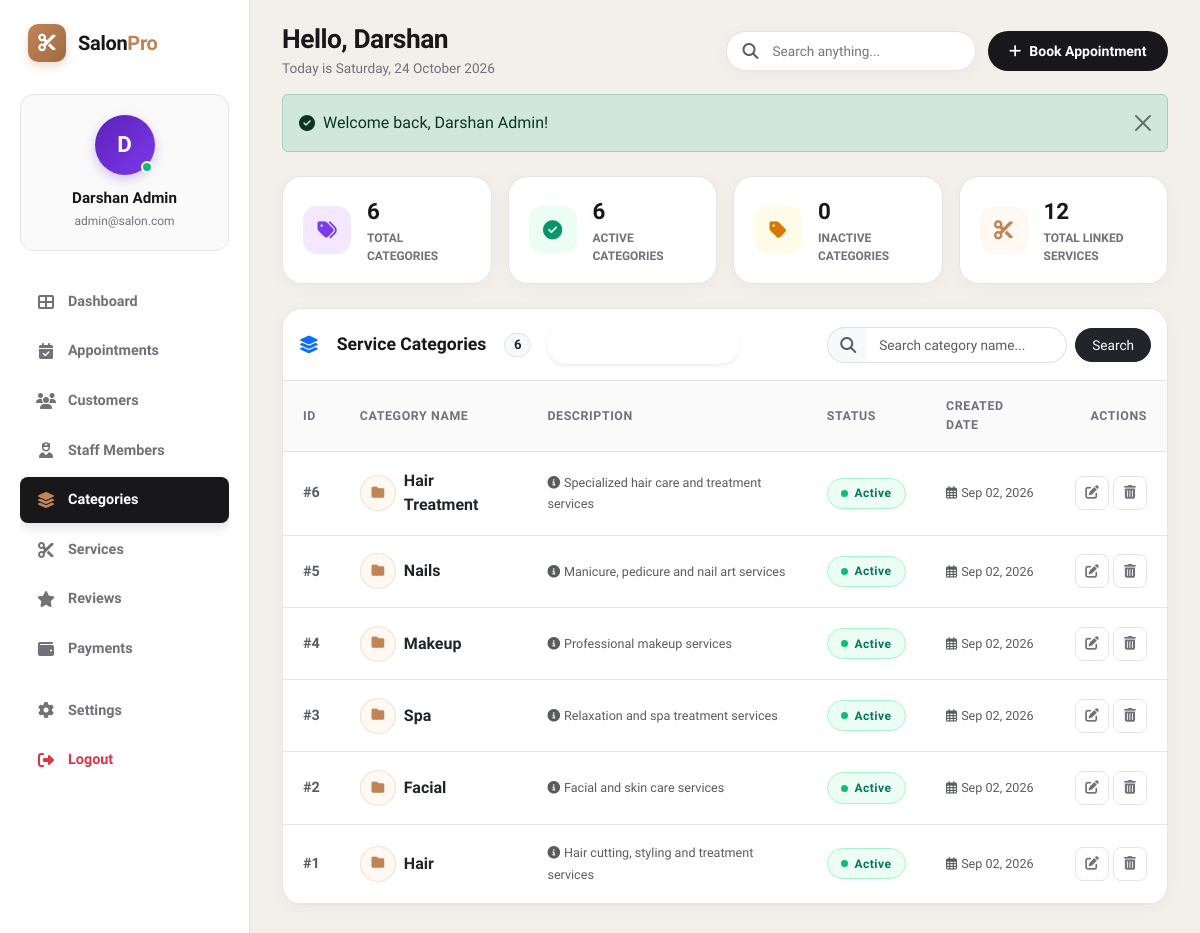
The app's page /admin/categories.php (signed in) with its own data.
### tables this page shows
CREATE TABLE `service_categories` (
  `category_id` int(10) UNSIGNED NOT NULL,
  `category_name` varchar(100) NOT NULL,
  `description` text DEFAULT NULL,
  `status` enum('active','inactive') NOT NULL DEFAULT 'active',
  `created_at` timestamp NOT NULL DEFAULT current_timestamp(),
  `updated_at` timestamp NOT NULL DEFAULT current_timestamp() ON UPDATE current_timestamp()
);

### includes/auth.php (called while the page is built, shortened)
<?php
require_once __DIR__ . '/db.php';
require_once __DIR__ . '/flash.php';
$admin_id = (int)$_SESSION['admin_id'];
$sql = "SELECT admin_id, name, email, status, created_at FROM admins WHERE admin_id = $admin_id AND status = 'active' LIMIT 1";
$result = mysqli_query($conn, $sql);
if ($result && mysqli_num_rows($result) > 0) {
    $current_admin = mysqli_fetch_assoc($result);
}
?>

### admin/categories.php (the view, shortened to what this page needs)
<?php
require_once __DIR__ . '/../includes/db.php';
require_once __DIR__ . '/../includes/auth.php';
require_once __DIR__ . '/../includes/flash.php';
$current_page = "categories";
$stat_tot_cat = mysqli_query($conn, "SELECT COUNT(*) AS total FROM service_categories");
$total_cat_count = ($stat_tot_cat && $r = mysqli_fetch_assoc($stat_tot_cat)) ? (int)$r['total'] : 0;
$stat_act_cat = mysqli_query($conn, "SELECT COUNT(*) AS total FROM service_categories WHERE status = 'active'");
$active_cat_count = ($stat_act_cat && $r = mysqli_fetch_assoc($stat_act_cat)) ? (int)$r['total'] : 0;
$stat_inact_cat = mysqli_query($conn, "SELECT COUNT(*) AS total FROM service_categories WHERE status = 'inactive'");
$inactive_cat_count = ($stat_inact_cat && $r = mysqli_fetch_assoc($stat_inact_cat)) ? (int)$r['total'] : 0;
$stat_linked_srv = mysqli_query($conn, "SELECT COUNT(*) AS total FROM services WHERE status = 'active'");
$total_linked_services = ($stat_linked_srv && $r = mysqli_fetch_assoc($stat_linked_srv)) ? (int)$r['total'] : 0;
$search = isset($_GET['search']) ? trim($_GET['search']) : '';
$page = isset($_GET['page']) ? (int)$_GET['page'] : 1;
$limit = 10;
$offset = ($page - 1) * $limit;
$where_clause = "";
$count_sql = "SELECT COUNT(*) AS total FROM service_categories $where_clause";
$count_res = mysqli_query($conn, $count_sql);
$total_records = 0;
if ($count_res && $row = mysqli_fetch_assoc($count_res)) {
    $total_records = (int)$row['total'];
}
$sql = "SELECT category_id, category_name, description, status, created_at FROM service_categories $where_clause ORDER BY category_id DESC LIMIT $limit OFFSET $offset";
$result = mysqli_query($conn, $sql);
include __DIR__ . '/../includes/header.php';
include __DIR__ . '/../includes/sidebar.php';
include __DIR__ . '/../includes/navbar.php';
?>
<div class="row g-3 mb-4">
    <div class="col-xl-3 col-sm-6">
        <div class="mini-stat-tile-executive">
            <div class="mini-stat-icon-wrapper icon-purple">
                <i class="fas fa-tags"></i>
            </div>
            <div>
                <div class="mini-stat-val"><?php echo number_format($total_cat_count); ?></div>
                <div class="mini-stat-label">Total Categories</div>
            </div>
        </div>
    </div>
    <div class="col-xl-3 col-sm-6">
        <div class="mini-stat-tile-executive">
            <div class="mini-stat-icon-wrapper icon-green">
                <i class="fas fa-check-circle"></i>
            </div>
            <div>
                <div class="mini-stat-val"><?php echo number_format($active_cat_count); ?></div>
                <div class="mini-stat-label">Active Categories</div>
            </div>
        </div>
    </div>
    <div class="col-xl-3 col-sm-6">
        <div class="mini-stat-tile-executive">
            <div class="mini-stat-icon-wrapper icon-amber">
                <i class="fas fa-tag"></i>
            </div>
            <div>
                <div class="mini-stat-val"><?php echo number_format($inactive_cat_count); ?></div>
                <div class="mini-stat-label">Inactive Categories</div>
            </div>
        </div>
    </div>
    <div class="col-xl-3 col-sm-6">
        <div class="mini-stat-tile-executive">
            <div class="mini-stat-icon-wrapper icon-gold">
                <i class="fas fa-scissors"></i>
            </div>
            <div>
                <div class="mini-stat-val"><?php echo number_format($total_linked_services); ?></div>
                <div class="mini-stat-label">Total Linked Services</div>
            </div>
        </div>
    </div>
</div>
<div class="table-card">
    <div class="table-card-header d-flex flex-wrap align-items-center justify-content-between gap-3 p-3">
        <div class="d-flex align-items-center gap-3">
            <h5 class="table-card-title mb-0">
                <i class="fas fa-layer-group text-primary me-2"></i>Service Categories
                <span class="badge bg-light text-dark border rounded-pill fs-7 ms-2"><?php echo $total_records; ?></span>
            </h5>
            <button type="button" class="btn btn-accent text-white font-weight-700 px-4 py-2 shadow-sm" data-bs-toggle="modal" data-bs-target="#addCategoryModal" style="border-radius:30px; font-size: 0.875rem;">
                <i class="fas fa-plus-circle me-2"></i> Add New Category
            </button>
        </div>
        <form action="categories.php" method="GET" class="d-flex flex-wrap align-items-center gap-2 m-0 ms-auto">
            <div class="input-group" style="width: 240px;">
                <span class="input-group-text bg-light border-end-0" style="border-radius:30px 0 0 30px; padding: 0.4rem 0.75rem;"><i class="fas fa-search text-muted"></i></span>
                <input type="text" name="search" class="form-control border-start-0" placeholder="Search category name..." value="<?php echo htmlspecialchars($search); ?>" style="border-radius:0 30px 30px 0; font-size:0.85rem; padding: 0.4rem 0.75rem;">
            </div>
            <button type="submit" class="btn btn-dark font-weight-700 px-3 py-1-5" style="border-radius:30px; font-size: 0.85rem;">Search</button>
        </form>
    </div>
    <div class="table-responsive-custom">
        <table class="table-custom">
            <thead>
                <tr>
                    <th>ID</th>
                    <th>CATEGORY NAME</th>
                    <th>DESCRIPTION</th>
                    <th>STATUS</th>
                    <th>CREATED DATE</th>
                    <th class="text-end">ACTIONS</th>
                </tr>
            </thead>
            <tbody>
                <?php if ($result && mysqli_num_rows($result) > 0): ?>
                    <?php while ($cat = mysqli_fetch_assoc($result)): ?>
                        <tr>
                            <td><strong class="text-muted">#<?php echo $cat['category_id']; ?></strong></td>
                            <td>
                                <div class="d-flex align-items-center gap-2">
                                    <div class="avatar-circle-sm bg-gold-subtle text-gold fw-bold">
                                        <i class="fas fa-folder"></i>
                                    </div>
                                    <strong class="text-dark fs-6"><?php echo htmlspecialchars($cat['category_name']); ?></strong>
                                </div>
                            </td>
                            <td>
                                <small class="text-muted"><i class="fas fa-info-circle me-1 text-muted"></i><?php echo htmlspecialchars($cat['description'] ?: 'No description provided'); ?></small>
                            </td>
                            <td>
                                <form action="categories.php" method="POST" class="d-inline">
                                    <button type="submit" class="border-0 bg-transparent p-0" title="Click to toggle status">
                                        <?php
                                        $st = strtolower($cat['status']);
                                        $dot_cls = ($st === 'active') ? 'dot-green' : 'dot-red';
                                        ?>
                                        <span class="status-pill-btn <?php echo $st; ?>">
                                            <span class="status-dot <?php echo $dot_cls; ?>"></span>
                                            <span class="fw-bold fs-7"><?php echo ucfirst($cat['status']); ?></span>
                                        </span>
                                    </button>
                                </form>
                            </td>
                            <td><small class="text-muted"><i class="far fa-calendar-alt me-1"></i><?php echo date('M d, Y', strtotime($cat['created_at'])); ?></small></td>
                            <td class="text-end">
                                <div class="d-inline-flex gap-1">
                                    <button class="btn-action btn-action-edit" data-bs-toggle="modal" data-bs-target="#editCategoryModal<?php echo $cat['category_id']; ?>" title="Edit Category">
                                        <i class="fas fa-edit"></i>
                                    </button>
                                    <form action="categories.php" method="POST" class="d-inline">
                                        <button type="submit" class="btn-action btn-action-delete confirm-delete" data-confirm="Are you sure you want to delete category '<?php echo htmlspecialchars($cat['category_name']); ?>'?" title="Delete Category">
                                            <i class="fas fa-trash-alt"></i>
                                        </button>
                                    </form>
                                </div>
                            </td>
                        </tr>
                    <?php endwhile; ?>
                <?php else: ?>
                    <tr>
                        <td colspan="6" class="text-center text-muted py-4">No categories found.</td>
                    </tr>
                <?php endif; ?>
            </tbody>
        </table>
    </div>
</div>
<?php include __DIR__ . '/../includes/footer.php'; ?>

### includes/sidebar.php (shortened to what this page needs)
<?php
$admin_display_name = isset($current_admin['name']) ? $current_admin['name'] : 'Administrator';
$admin_display_email = isset($current_admin['email']) ? $current_admin['email'] : 'admin@salon.com';
$initials = strtoupper(substr($admin_display_name, 0, 1));
?>
<aside id="sidebar">
    <div class="sidebar-brand-box">
        <div class="sidebar-logo-icon">
            <i class="fas fa-scissors"></i>
        </div>
        <span class="sidebar-brand-name">Salon<span style="color:var(--accent-gold);">Pro</span></span>
    </div>
    <div class="sidebar-profile-card">
        <div class="profile-avatar-circle">
            <?php echo htmlspecialchars($initials); ?>
            <span class="profile-avatar-status" title="Active"></span>
        </div>
        <div class="profile-name"><?php echo htmlspecialchars($admin_display_name); ?></div>
        <div class="profile-email"><?php echo htmlspecialchars($admin_display_email); ?></div>
    </div>
    <ul class="sidebar-menu">
        <li class="nav-item">
            <a href="index.php" class="nav-link-custom <?php echo ($current_page === 'dashboard') ? 'active' : ''; ?>">
                <i class="fas fa-th-large"></i>
                <span>Dashboard</span>
            </a>
        </li>
        <li class="nav-item">
            <a href="appointments.php" class="nav-link-custom <?php echo ($current_page === 'appointments') ? 'active' : ''; ?>">
                <i class="fas fa-calendar-check"></i>
                <span>Appointments</span>
            </a>
        </li>
        <li class="nav-item">
            <a href="customers.php" class="nav-link-custom <?php echo ($current_page === 'customers') ? 'active' : ''; ?>">
                <i class="fas fa-users"></i>
                <span>Customers</span>
            </a>
        </li>
        <li class="nav-item">
            <a href="staff.php" class="nav-link-custom <?php echo ($current_page === 'staff') ? 'active' : ''; ?>">
                <i class="fas fa-user-nurse"></i>
                <span>Staff Members</span>
            </a>
        </li>
        <li class="nav-item">
            <a href="categories.php" class="nav-link-custom <?php echo ($current_page === 'categories') ? 'active' : ''; ?>">
                <i class="fas fa-layer-group"></i>
                <span>Categories</span>
            </a>
        </li>
        <li class="nav-item">
            <a href="services.php" class="nav-link-custom <?php echo ($current_page === 'services') ? 'active' : ''; ?>">
                <i class="fas fa-cut"></i>
                <span>Services</span>
            </a>
        </li>
        <li class="nav-item">
            <a href="reviews.php" class="nav-link-custom <?php echo ($current_page === 'reviews') ? 'active' : ''; ?>">
                <i class="fas fa-star"></i>
                <span>Reviews</span>
            </a>
        </li>
        <li class="nav-item">
            <a href="payments.php" class="nav-link-custom <?php echo ($current_page === 'payments') ? 'active' : ''; ?>">
                <i class="fas fa-wallet"></i>
                <span>Payments</span>
            </a>
        </li>
        <li class="nav-item mt-3">
            <a href="profile.php" class="nav-link-custom <?php echo ($current_page === 'profile') ? 'active' : ''; ?>">
                <i class="fas fa-cog"></i>
                <span>Settings</span>
            </a>
        </li>
        <li class="nav-item">
            <a href="logout.php" class="nav-link-custom confirm-delete text-danger" data-confirm="Are you sure you want to log out?">
                <i class="fas fa-sign-out-alt"></i>
                <span>Logout</span>
            </a>
        </li>
    </ul>
</aside>

### includes/navbar.php (shortened to what this page needs)
<?php
$admin_name = isset($current_admin['name']) ? strtok($current_admin['name'], " ") : 'Admin';
$is_appointments_page = (basename($_SERVER['PHP_SELF']) === 'appointments.php');
$header_search_val = isset($_GET['search']) ? trim($_GET['search']) : '';
?>
<main id="main-content">
    <header class="top-header-bar">
        <div class="d-flex align-items-center gap-3">
            <div>
                <h1 class="greeting-title">Hello, <?php echo htmlspecialchars($admin_name); ?></h1>
                <p class="greeting-subtitle">Today is <?php echo date('l, d F Y'); ?></p>
            </div>
        </div>
        <div class="header-controls">
            <form action="appointments.php" method="GET" class="header-search-box d-none d-md-flex m-0">
                <button type="submit" class="border-0 bg-transparent p-0 me-1" style="cursor:pointer;" aria-label="Submit Search">
                    <i class="fas fa-search text-muted"></i>
                </button>
                <input type="text" name="search" placeholder="Search anything..." value="<?php echo htmlspecialchars($header_search_val); ?>">
            </form>
            <?php if ($is_appointments_page): ?>
                <button type="button" class="btn-header-cta" data-bs-toggle="modal" data-bs-target="#addAppointmentModal">
                    <i class="fas fa-plus"></i>
                    <span>Book Appointment</span>
                </button>
            <?php else: ?>
                <a href="appointments.php?book=1" class="btn-header-cta">
                    <i class="fas fa-plus"></i>
                    <span>Book Appointment</span>
                </a>
            <?php endif; ?>
        </div>
    </header>
    <div class="dashboard-container">
        <?php
        if (function_exists('display_flash')) {
            display_flash();
        }
        ?>

### records on screen
service_categories: category_id "6", category_name "Hair Treatment", description "Specialized hair care and treatment services", status "Active", created_at "Sep 02, 2026"
service_categories: category_id "5", category_name "Nails", description "Manicure, pedicure and nail art services", status "Active", created_at "Sep 02, 2026"
service_categories: category_id "4", category_name "Makeup", description "Professional makeup services", status "Active", created_at "Sep 02, 2026"
service_categories: category_id "3", category_name "Spa", description "Relaxation and spa treatment services", status "Active", created_at "Sep 02, 2026"
service_categories: category_id "2", category_name "Facial", description "Facial and skin care services", status "Active", created_at "Sep 02, 2026"
service_categories: category_id "1", category_name "Hair", description "Hair cutting, styling and treatment services", status "Active", created_at "Sep 02, 2026"

### other values on screen
$initials "D"
$admin_display_name "Darshan Admin"
$admin_display_email "admin@salon.com"
$admin_name "Darshan"
$message "Welcome back, Darshan Admin!"
$total_cat_count "6"
$active_cat_count "6"
$inactive_cat_count "0"
$total_linked_services "12"
$total_records "6"
